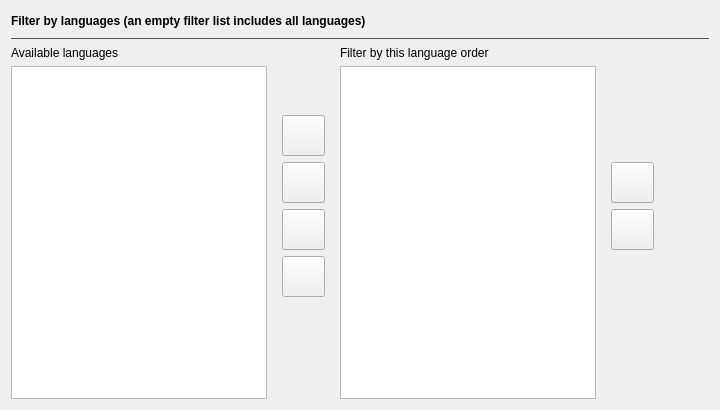
                   <widget class="QWidget" name="tabGlobalLanguages">
                    <attribute name="title">
                     <string>Languages</string>
                    </attribute>
                    <layout class="QVBoxLayout" name="verticalLayoutTabGlobalLanguages">
                     <item>
                      <widget class="QWidget" name="gridGlobalLanguages" native="true">
                       <layout class="QGridLayout" name="gridLayoutGlobalLanguages">
                        <property name="leftMargin">
                         <number>0</number>
                        </property>
                        <property name="topMargin">
                         <number>0</number>
                        </property>
                        <property name="rightMargin">
                         <number>0</number>
                        </property>
                        <property name="bottomMargin">
                         <number>0</number>
                        </property>
                        <item row="3" column="1">
                         <widget class="QFrame" name="frameGlobalLanguageLeftRight">
                          <property name="sizePolicy">
                           <sizepolicy hsizetype="Fixed" vsizetype="Preferred">
                            <horstretch>0</horstretch>
                            <verstretch>0</verstretch>
                           </sizepolicy>
                          </property>
                          <property name="minimumSize">
                           <size>
                            <width>60</width>
                            <height>0</height>
                           </size>
                          </property>
                          <property name="frameShape">
                           <enum>QFrame::NoFrame</enum>
                          </property>
                          <property name="frameShadow">
                           <enum>QFrame::Plain</enum>
                          </property>
                          <layout class="QVBoxLayout" name="verticalLayout_25">
                           <item>
                            <spacer name="verticalSpacerGlobalLanguageLeftRightTop">
                             <property name="orientation">
                              <enum>Qt::Vertical</enum>
                             </property>
                             <property name="sizeHint" stdset="0">
                              <size>
                               <width>20</width>
                               <height>40</height>
                              </size>
                             </property>
                            </spacer>
                           </item>
                           <item>
                            <widget class="QPushButton" name="buttonGlobalLanguageAllRight">
                             <property name="sizePolicy">
                              <sizepolicy hsizetype="Fixed" vsizetype="Fixed">
                               <horstretch>0</horstretch>
                               <verstretch>0</verstretch>
                              </sizepolicy>
                             </property>
                             <property name="minimumSize">
                              <size>
                               <width>40</width>
                               <height>41</height>
                              </size>
                             </property>
                             <property name="font">
                              <font>
                               <family>Arial</family>
                               <pointsize>10</pointsize>
                               <bold>true</bold>
                              </font>
                             </property>
                             <property name="toolTip">
                              <string>Move the remaining available regions to the end of the filter list</string>
                             </property>
                             <property name="text">
                              <string/>
                             </property>
                             <property name="icon">
                              <iconset resource="resources.qrc">
                               <normaloff>:/Arrows/images/icons8-end-100.png</normaloff>:/Arrows/images/icons8-end-100.png</iconset>
                             </property>
                             <property name="iconSize">
                              <size>
                               <width>16</width>
                               <height>16</height>
                              </size>
                             </property>
                            </widget>
                           </item>
                           <item>
                            <widget class="QPushButton" name="buttonGlobalLanguageRight">
                             <property name="sizePolicy">
                              <sizepolicy hsizetype="Fixed" vsizetype="Fixed">
                               <horstretch>0</horstretch>
                               <verstretch>0</verstretch>
                              </sizepolicy>
                             </property>
                             <property name="minimumSize">
                              <size>
                               <width>40</width>
                               <height>41</height>
                              </size>
                             </property>
                             <property name="font">
                              <font>
                               <family>Arial</family>
                               <pointsize>10</pointsize>
                               <bold>true</bold>
                              </font>
                             </property>
                             <property name="toolTip">
                              <string>Move the selected regions to the filter list</string>
                             </property>
                             <property name="text">
                              <string/>
                             </property>
                             <property name="icon">
                              <iconset resource="resources.qrc">
                               <normaloff>:/Arrows/images/icons8-sort-right-100.png</normaloff>:/Arrows/images/icons8-sort-right-100.png</iconset>
                             </property>
                             <property name="iconSize">
                              <size>
                               <width>16</width>
                               <height>16</height>
                              </size>
                             </property>
                            </widget>
                           </item>
                           <item>
                            <widget class="QPushButton" name="buttonGlobalLanguageLeft">
                             <property name="sizePolicy">
                              <sizepolicy hsizetype="Fixed" vsizetype="Fixed">
                               <horstretch>0</horstretch>
                               <verstretch>0</verstretch>
                              </sizepolicy>
                             </property>
                             <property name="minimumSize">
                              <size>
                               <width>40</width>
                               <height>41</height>
                              </size>
                             </property>
                             <property name="font">
                              <font>
                               <family>Arial</family>
                               <pointsize>10</pointsize>
                               <bold>true</bold>
                              </font>
                             </property>
                             <property name="toolTip">
                              <string>Move the selected regions to the available list</string>
                             </property>
                             <property name="text">
                              <string/>
                             </property>
                             <property name="icon">
                              <iconset resource="resources.qrc">
                               <normaloff>:/Arrows/images/icons8-sort-left-100.png</normaloff>:/Arrows/images/icons8-sort-left-100.png</iconset>
                             </property>
                            </widget>
                           </item>
                           <item>
                            <widget class="QPushButton" name="buttonGlobalLanguageAllLeft">
                             <property name="sizePolicy">
                              <sizepolicy hsizetype="Fixed" vsizetype="Fixed">
                               <horstretch>0</horstretch>
                               <verstretch>0</verstretch>
                              </sizepolicy>
                             </property>
                             <property name="minimumSize">
                              <size>
                               <width>40</width>
                               <height>41</height>
                              </size>
                             </property>
                             <property name="font">
                              <font>
                               <family>Arial</family>
                               <pointsize>10</pointsize>
                               <bold>true</bold>
                              </font>
                             </property>
                             <property name="toolTip">
                              <string>Move all regions in the filter list to the available list</string>
                             </property>
                             <property name="text">
                              <string/>
                             </property>
                             <property name="icon">
                              <iconset resource="resources.qrc">
                               <normaloff>:/Arrows/images/icons8-skip-to-start-100.png</normaloff>:/Arrows/images/icons8-skip-to-start-100.png</iconset>
                             </property>
                             <property name="iconSize">
                              <size>
                               <width>16</width>
                               <height>16</height>
                              </size>
                             </property>
                            </widget>
                           </item>
                           <item>
                            <spacer name="verticalSpacerGlobalLanguageLeftRightBottom">
                             <property name="orientation">
                              <enum>Qt::Vertical</enum>
                             </property>
                             <property name="sizeHint" stdset="0">
                              <size>
                               <width>20</width>
                               <height>40</height>
                              </size>
                             </property>
                            </spacer>
                           </item>
                           <item>
                            <spacer name="verticalSpacerGlobalLanguageLeftRightBuffer">
                             <property name="orientation">
                              <enum>Qt::Vertical</enum>
                             </property>
                             <property name="sizeType">
                              <enum>QSizePolicy::Fixed</enum>
                             </property>
                             <property name="sizeHint" stdset="0">
                              <size>
                               <width>20</width>
                               <height>53</height>
                              </size>
                             </property>
                            </spacer>
                           </item>
                          </layout>
                         </widget>
                        </item>
                        <item row="3" column="4">
                         <spacer name="horizontalSpacerGlobalLanguages">
                          <property name="orientation">
                           <enum>Qt::Horizontal</enum>
                          </property>
                          <property name="sizeHint" stdset="0">
                           <size>
                            <width>40</width>
                            <height>20</height>
                           </size>
                          </property>
                         </spacer>
                        </item>
                        <item row="3" column="0">
                         <widget class="CustomList" name="listWidgetGlobalAvailableLanguages">
                          <property name="sizePolicy">
                           <sizepolicy hsizetype="Fixed" vsizetype="Expanding">
                            <horstretch>0</horstretch>
                            <verstretch>0</verstretch>
                           </sizepolicy>
                          </property>
                          <property name="minimumSize">
                           <size>
                            <width>220</width>
                            <height>0</height>
                           </size>
                          </property>
                          <property name="tabKeyNavigation">
                           <bool>true</bool>
                          </property>
                          <property name="showDropIndicator" stdset="0">
                           <bool>true</bool>
                          </property>
                          <property name="dragDropMode">
                           <enum>QAbstractItemView::DragDrop</enum>
                          </property>
                          <property name="defaultDropAction">
                           <enum>Qt::MoveAction</enum>
                          </property>
                          <property name="alternatingRowColors">
                           <bool>false</bool>
                          </property>
                          <property name="selectionMode">
                           <enum>QAbstractItemView::ExtendedSelection</enum>
                          </property>
                          <property name="sortingEnabled">
                           <bool>true</bool>
                          </property>
                         </widget>
                        </item>
                        <item row="3" column="3">
                         <widget class="QFrame" name="frameGlobalLanguageUpDown">
                          <property name="sizePolicy">
                           <sizepolicy hsizetype="Fixed" vsizetype="Preferred">
                            <horstretch>0</horstretch>
                            <verstretch>0</verstretch>
                           </sizepolicy>
                          </property>
                          <property name="minimumSize">
                           <size>
                            <width>60</width>
                            <height>0</height>
                           </size>
                          </property>
                          <property name="frameShape">
                           <enum>QFrame::NoFrame</enum>
                          </property>
                          <property name="frameShadow">
                           <enum>QFrame::Plain</enum>
                          </property>
                          <layout class="QVBoxLayout" name="verticalLayout_24">
                           <item>
                            <spacer name="verticalSpacerGlobalLanguageUpDownTop">
                             <property name="orientation">
                              <enum>Qt::Vertical</enum>
                             </property>
                             <property name="sizeHint" stdset="0">
                              <size>
                               <width>20</width>
                               <height>40</height>
                              </size>
                             </property>
                            </spacer>
                           </item>
                           <item>
                            <widget class="QPushButton" name="buttonGlobalLanguageUp">
                             <property name="sizePolicy">
                              <sizepolicy hsizetype="Fixed" vsizetype="Fixed">
                               <horstretch>0</horstretch>
                               <verstretch>0</verstretch>
                              </sizepolicy>
                             </property>
                             <property name="minimumSize">
                              <size>
                               <width>40</width>
                               <height>41</height>
                              </size>
                             </property>
                             <property name="font">
                              <font>
                               <family>Arial</family>
                               <pointsize>10</pointsize>
                               <bold>true</bold>
                              </font>
                             </property>
                             <property name="toolTip">
                              <string>Move the selected regions up in priority</string>
                             </property>
                             <property name="text">
                              <string/>
                             </property>
                             <property name="icon">
                              <iconset resource="resources.qrc">
                               <normaloff>:/Arrows/images/icons8-sort-up-100.png</normaloff>:/Arrows/images/icons8-sort-up-100.png</iconset>
                             </property>
                            </widget>
                           </item>
                           <item>
                            <widget class="QPushButton" name="buttonGlobalLanguageDown">
                             <property name="sizePolicy">
                              <sizepolicy hsizetype="Fixed" vsizetype="Fixed">
                               <horstretch>0</horstretch>
                               <verstretch>0</verstretch>
                              </sizepolicy>
                             </property>
                             <property name="minimumSize">
                              <size>
                               <width>40</width>
                               <height>41</height>
                              </size>
                             </property>
                             <property name="font">
                              <font>
                               <family>Arial</family>
                               <pointsize>10</pointsize>
                               <bold>true</bold>
                              </font>
                             </property>
                             <property name="toolTip">
                              <string>Move the selected regions down in priority</string>
                             </property>
                             <property name="text">
                              <string/>
                             </property>
                             <property name="icon">
                              <iconset resource="resources.qrc">
                               <normaloff>:/Arrows/images/icons8-sort-down-100.png</normaloff>:/Arrows/images/icons8-sort-down-100.png</iconset>
                             </property>
                            </widget>
                           </item>
                           <item>
                            <spacer name="verticalSpacerGlobalLanguageUpDownBottom">
                             <property name="orientation">
                              <enum>Qt::Vertical</enum>
                             </property>
                             <property name="sizeHint" stdset="0">
                              <size>
                               <width>20</width>
                               <height>40</height>
                              </size>
                             </property>
                            </spacer>
                           </item>
                           <item>
                            <spacer name="verticalSpacerGlobalLanguageUpDownBuffer">
                             <property name="orientation">
                              <enum>Qt::Vertical</enum>
                             </property>
                             <property name="sizeType">
                              <enum>QSizePolicy::Fixed</enum>
                             </property>
                             <property name="sizeHint" stdset="0">
                              <size>
                               <width>20</width>
                               <height>53</height>
                              </size>
                             </property>
                            </spacer>
                           </item>
                          </layout>
                         </widget>
                        </item>
                        <item row="2" column="0">
                         <widget class="QLabel" name="labelGlobalAvailableLanguages">
                          <property name="sizePolicy">
                           <sizepolicy hsizetype="Preferred" vsizetype="Preferred">
                            <horstretch>0</horstretch>
                            <verstretch>0</verstretch>
                           </sizepolicy>
                          </property>
                          <property name="font">
                           <font>
                            <family>Segoe UI</family>
                           </font>
                          </property>
                          <property name="text">
                           <string>Available languages</string>
                          </property>
                          <property name="textInteractionFlags">
                           <set>Qt::NoTextInteraction</set>
                          </property>
                         </widget>
                        </item>
                        <item row="2" column="2">
                         <widget class="QLabel" name="labelGlobalSelectedLanguages">
                          <property name="sizePolicy">
                           <sizepolicy hsizetype="Preferred" vsizetype="Preferred">
                            <horstretch>0</horstretch>
                            <verstretch>0</verstretch>
                           </sizepolicy>
                          </property>
                          <property name="font">
                           <font>
                            <family>Segoe UI</family>
                           </font>
                          </property>
                          <property name="text">
                           <string>Filter by this language order</string>
                          </property>
                          <property name="textInteractionFlags">
                           <set>Qt::NoTextInteraction</set>
                          </property>
                         </widget>
                        </item>
                        <item row="3" column="2">
                         <widget class="CustomListSelfDrag" name="listWidgetGlobalSelectedLanguages">
                          <property name="sizePolicy">
                           <sizepolicy hsizetype="Fixed" vsizetype="Expanding">
                            <horstretch>0</horstretch>
                            <verstretch>0</verstretch>
                           </sizepolicy>
                          </property>
                          <property name="minimumSize">
                           <size>
                            <width>220</width>
                            <height>0</height>
                           </size>
                          </property>
                          <property name="tabKeyNavigation">
                           <bool>true</bool>
                          </property>
                          <property name="showDropIndicator" stdset="0">
                           <bool>true</bool>
                          </property>
                          <property name="dragDropMode">
                           <enum>QAbstractItemView::DragDrop</enum>
                          </property>
                          <property name="defaultDropAction">
                           <enum>Qt::MoveAction</enum>
                          </property>
                          <property name="alternatingRowColors">
                           <bool>false</bool>
                          </property>
                          <property name="selectionMode">
                           <enum>QAbstractItemView::ExtendedSelection</enum>
                          </property>
                         </widget>
                        </item>
                        <item row="1" column="0" colspan="5">
                         <widget class="Line" name="lineGlobalLanguageSeparator">
                          <property name="sizePolicy">
                           <sizepolicy hsizetype="Preferred" vsizetype="Fixed">
                            <horstretch>0</horstretch>
                            <verstretch>0</verstretch>
                           </sizepolicy>
                          </property>
                          <property name="palette">
                           <palette>
                            <active>
                             <colorrole role="WindowText">
                              <brush brushstyle="SolidPattern">
                               <color alpha="255">
                                <red>85</red>
                                <green>85</green>
                                <blue>85</blue>
                               </color>
                              </brush>
                             </colorrole>
                            </active>
                            <inactive>
                             <colorrole role="WindowText">
                              <brush brushstyle="SolidPattern">
                               <color alpha="255">
                                <red>85</red>
                                <green>85</green>
                                <blue>85</blue>
                               </color>
                              </brush>
                             </colorrole>
                            </inactive>
                            <disabled>
                             <colorrole role="WindowText">
                              <brush brushstyle="SolidPattern">
                               <color alpha="255">
                                <red>120</red>
                                <green>120</green>
                                <blue>120</blue>
                               </color>
                              </brush>
                             </colorrole>
                            </disabled>
                           </palette>
                          </property>
                          <property name="frameShadow">
                           <enum>QFrame::Plain</enum>
                          </property>
                          <property name="orientation">
                           <enum>Qt::Horizontal</enum>
                          </property>
                         </widget>
                        </item>
                        <item row="0" column="0" colspan="5">
                         <widget class="QLabel" name="labelGlobalFilterByLanguages">
                          <property name="sizePolicy">
                           <sizepolicy hsizetype="Preferred" vsizetype="Preferred">
                            <horstretch>0</horstretch>
                            <verstretch>0</verstretch>
                           </sizepolicy>
                          </property>
                          <property name="minimumSize">
                           <size>
                            <width>0</width>
                            <height>20</height>
                           </size>
                          </property>
                          <property name="font">
                           <font>
                            <family>Segoe UI</family>
                            <bold>true</bold>
                           </font>
                          </property>
                          <property name="text">
                           <string>Filter by languages (an empty filter list includes all languages)</string>
                          </property>
                          <property name="textInteractionFlags">
                           <set>Qt::NoTextInteraction</set>
                          </property>
                         </widget>
                        </item>
                       </layout>
                      </widget>
                     </item>
                    </layout>
                   </widget>
